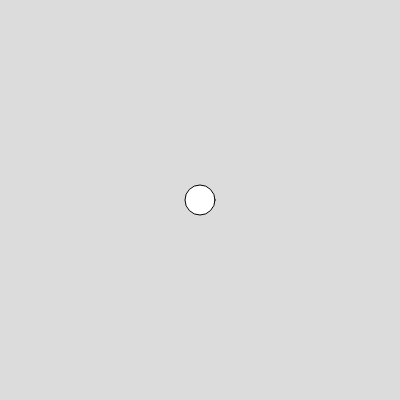
Frame 1 (no input)
Frame 60 (no input): identical to frame 1, image omitted
Frame 120 (the mouse pressed at the canvas centre since frame 60): identical to frame 1, image omitted

The p5.js sketch that drew this single still picture (run headless with seeded random() and noise() and a simulated clock; from frame 60 on, the mouse is pressed at the canvas centre):

// p5.js sketch
// ── sketch.js
// Simulando a segunda lei de Newton
//F = m*a
//Parte 1

let bola;

function setup() {
  createCanvas(400, 400);
  bola = new Bolinha(200,200);
}

function draw() {
  background(220);
  bola.exibir();
}
// ── Bolinha.js
class Bolinha{
  constructor(x,y){
    this.pos = createVector(x,y);
    this.vel = createVector(0,0);
  }
  exibir(){
    circle(this.pos.x, this.pos.y,30);
  }
}
